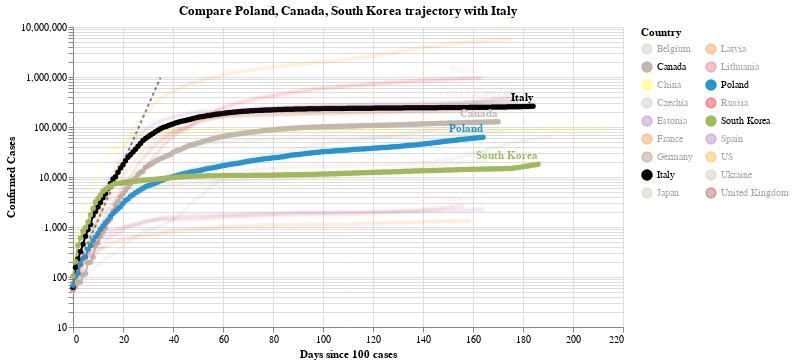

Notebook code cell kept with this figure:
### Code cell
#hide_input
chart3 = make_since_chart(dff2, ['Poland', 'Canada', 'South Korea'], baseline_countries)
chart3

### Figure 1 — Vega-Lite specification as saved in the notebook (floating-point values rounded to 4 significant figures; data arrays with more than 128 entries replaced by an {"elided": "..."} marker saying what was removed)
{"config": {"view": {"continuousWidth": 400, "continuousHeight": 300}}, "layer": [{"data": {"name": "data-628230001892d6798b50651be41d1b3e"}, "mark": {"type": "line", "color": "black", "opacity": 0.5, "strokeDash": [3, 3]}, "encoding": {"x": {"type": "quantitative", "field": "Days since 100 cases"}, "y": {"type": "quantitative", "field": "Confirmed Cases"}}}, {"data": {"name": "data-d94bc2ac0dfcdea70c09ff51f5a6138a"}, "mark": {"type": "line", "point": true}, "encoding": {"color": {"type": "nominal", "field": "Country", "legend": {"columns": 2}, "scale": {"domain": ["Belgium", "Canada", "China", "Czechia", "Estonia", "France", "Germany", "Italy", "Japan", "Latvia", "Lithuania", "Poland", "Russia", "South Korea", "Spain", "US", "Ukraine", "United Kingdom"], "range": ["#C1B7AD", "#C1B7AD", "yellow", "#C1B7AD", "#9467bd", "#F58518", "#9D755D", "black", "#C1B7AD", "#F58518", "#E45756", "#2495D3", "red", "#A1BA59", "#9467bd", "orange", "#C1B7AD", "brown"]}}, "opacity": {"condition": {"value": 1, "selection": "selector001"}, "value": 0.05}, "tooltip": [{"type": "nominal", "field": "Country"}, {"type": "temporal", "field": "Date"}, {"type": "quantitative", "field": "Confirmed Cases"}, {"type": "quantitative", "field": "Days since 100 cases"}], "x": {"type": "quantitative", "field": "Days since 100 cases"}, "y": {"type": "quantitative", "field": "Confirmed Cases", "scale": {"type": "log"}}}, "selection": {"selector001": {"type": "multi", "fields": ["Country"], "bind": "legend", "init": [{"Country": "Poland"}, {"Country": "Canada"}, {"Country": "South Korea"}, {"Country": "Italy"}]}}, "width": 550}, {"data": {"name": "data-d94bc2ac0dfcdea70c09ff51f5a6138a"}, "mark": {"type": "text", "align": "right", "dy": -8, "fontWeight": "bold"}, "encoding": {"color": {"type": "nominal", "field": "Country", "legend": {"columns": 2}, "scale": {"domain": ["Belgium", "Canada", "China", "Czechia", "Estonia", "France", "Germany", "Italy", "Japan", "Latvia", "Lithuania", "Poland", "Russia", "South Korea", "Spain", "US", "Ukraine", "United Kingdom"], "range": ["#C1B7AD", "#C1B7AD", "yellow", "#C1B7AD", "#9467bd", "#F58518", "#9D755D", "black", "#C1B7AD", "#F58518", "#E45756", "#2495D3", "red", "#A1BA59", "#9467bd", "orange", "#C1B7AD", "brown"]}}, "opacity": {"condition": {"value": 1, "selection": "selector001"}, "value": 0.05}, "text": {"type": "nominal", "field": "Country"}, "tooltip": [{"type": "nominal", "field": "Country"}, {"type": "temporal", "field": "Date"}, {"type": "quantitative", "field": "Confirmed Cases"}, {"type": "quantitative", "field": "Days since 100 cases"}], "x": {"type": "quantitative", "field": "Days since 100 cases"}, "y": {"type": "quantitative", "field": "Confirmed Cases", "scale": {"type": "log"}}}, "transform": [{"filter": "(datum['Date'] >= 1598227200000)"}], "width": 550}], "title": "Compare Poland, Canada, South Korea trajectory with Italy", "$schema": "https://vega.github.io/schema/vega-lite/v4.0.2.json", "datasets": {"data-628230001892d6798b50651be41d1b3e": [{"Days since 100 cases": 0, "Confirmed Cases": 100.0}, {"Days since 100 cases": 1, "Confirmed Cases": 130.0}, {"Days since 100 cases": 2, "Confirmed Cases": 169.0}, {"Days since 100 cases": 3, "Confirmed Cases": 219.7}, {"Days since 100 cases": 4, "Confirmed Cases": 285.6}, {"Days since 100 cases": 5, "Confirmed Cases": 371.3}, {"Days since 100 cases": 6, "Confirmed Cases": 482.7}, {"Days since 100 cases": 7, "Confirmed Cases": 627.5}, {"Days since 100 cases": 8, "Confirmed Cases": 815.7}, {"Days since 100 cases": 9, "Confirmed Cases": 1060.0}, {"Days since 100 cases": 10, "Confirmed Cases": 1379.0}, {"Days since 100 cases": 11, "Confirmed Cases": 1792.0}, {"Days since 100 cases": 12, "Confirmed Cases": 2330.0}, {"Days since 100 cases": 13, "Confirmed Cases": 3029.0}, {"Days since 100 cases": 14, "Confirmed Cases": 3937.0}, {"Days since 100 cases": 15, "Confirmed Cases": 5119.0}, {"Days since 100 cases": 16, "Confirmed Cases": 6654.0}, {"Days since 100 cases": 17, "Confirmed Cases": 8650.0}, {"Days since 100 cases": 18, "Confirmed Cases": 11250.0}, {"Days since 100 cases": 19, "Confirmed Cases": 14620.0}, {"Days since 100 cases": 20, "Confirmed Cases": 19000.0}, {"Days since 100 cases": 21, "Confirmed Cases": 24710.0}, {"Days since 100 cases": 22, "Confirmed Cases": 32120.0}, {"Days since 100 cases": 23, "Confirmed Cases": 41750.0}, {"Days since 100 cases": 24, "Confirmed Cases": 54280.0}, {"Days since 100 cases": 25, "Confirmed Cases": 70560.0}, {"Days since 100 cases": 26, "Confirmed Cases": 91730.0}, {"Days since 100 cases": 27, "Confirmed Cases": 119300.0}, {"Days since 100 cases": 28, "Confirmed Cases": 155000.0}, {"Days since 100 cases": 29, "Confirmed Cases": 201500.0}, {"Days since 100 cases": 30, "Confirmed Cases": 262000.0}, {"Days since 100 cases": 31, "Confirmed Cases": 340600.0}, {"Days since 100 cases": 32, "Confirmed Cases": 442800.0}, {"Days since 100 cases": 33, "Confirmed Cases": 575600.0}, {"Days since 100 cases": 34, "Confirmed Cases": 748300.0}, {"Days since 100 cases": 35, "Confirmed Cases": 972800.0}], "data-d94bc2ac0dfcdea70c09ff51f5a6138a": {"elided": "3147 records"}}}
